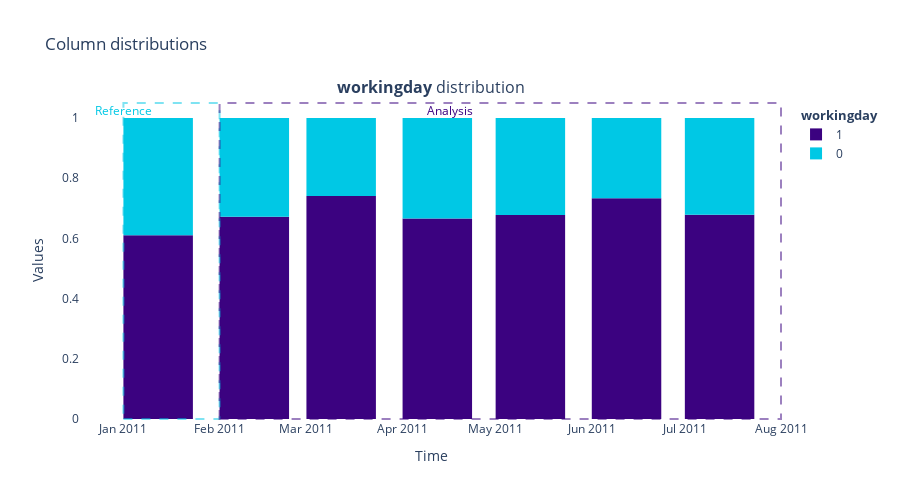

The code cell stored with this chart in its notebook:
### Markdown cell above
# Utils Function

### Code cell
from nannyml.distribution import CategoricalDistributionCalculator

categorical_dist = CategoricalDistributionCalculator(
    column_names=['workingday'],
    timestamp_column_name = 'time_stamp',
    chunk_period='M',
)
categorical_dist.fit(reference).calculate(current).filter(period='all', column_names=['workingday']).plot(kind='distribution')

### Figure 1 — Plotly figure (JSON) as saved in the notebook; plotly's stock layout.template omitted (floating-point values rounded to 4 significant figures)
{"data": [{"customdata": [["2011-01", "From <b>Jan-01-2011</b> to <b>Jan-31-2011</b>", 0.6105, 406]], "hoverlabel": {"bgcolor": "rgba(0.23137254901960785, 0.00784313725490196, 0.5019607843137255, 1)", "font": {"color": "white"}}, "hovertemplate": "Chunk %{customdata[0]}: %{customdata[1]}; (%{customdata[2]}, %{customdata[3]})", "legendgroup": "workingday", "legendgrouptitle": {"text": "<b>workingday</b>"}, "marker": {"color": "rgba(0.23137254901960785, 0.00784313725490196, 0.5019607843137255, 1)", "line": {"color": "#00c8e5", "width": 0}}, "name": "1", "offset": 0, "orientation": "v", "showlegend": true, "type": "bar", "x": ["2011-01-01T00:00:00"], "xaxis": "x", "y": [0.6105], "yaxis": "y", "yperiodalignment": "start"}, {"customdata": [["2011-01", "From <b>Jan-01-2011</b> to <b>Jan-31-2011</b>", 0.3895, 259]], "hoverlabel": {"bgcolor": "rgba(0.0, 0.7843137254901961, 0.8980392156862745, 1)", "font": {"color": "white"}}, "hovertemplate": "Chunk %{customdata[0]}: %{customdata[1]}; (%{customdata[2]}, %{customdata[3]})", "legendgroup": "workingday", "legendgrouptitle": {"text": "<b>workingday</b>"}, "marker": {"color": "rgba(0.0, 0.7843137254901961, 0.8980392156862745, 1)", "line": {"color": "#00c8e5", "width": 0}}, "name": "0", "offset": 0, "orientation": "v", "showlegend": true, "type": "bar", "x": ["2011-01-01T00:00:00"], "xaxis": "x", "y": [0.3895], "yaxis": "y", "yperiodalignment": "start"}, {"customdata": [["2011-02", "From <b>Feb-01-2011</b> to <b>Feb-28-2011</b>", 0.6718, 436], ["2011-03", "From <b>Mar-01-2011</b> to <b>Mar-31-2011</b>", 0.7411, 541], ["2011-04", "From <b>Apr-01-2011</b> to <b>Apr-30-2011</b>", 0.6662, 479], ["2011-05", "From <b>May-01-2011</b> to <b>May-31-2011</b>", 0.6774, 504], ["2011-06", "From <b>Jun-01-2011</b> to <b>Jun-30-2011</b>", 0.7333, 528], ["2011-07", "From <b>Jul-01-2011</b> to <b>Jul-31-2011</b>", 0.6786, 456]], "hoverlabel": {"bgcolor": "rgba(0.23137254901960785, 0.00784313725490196, 0.5019607843137255, 1)", "font": {"color": "white"}}, "hovertemplate": "Chunk %{customdata[0]}: %{customdata[1]}; (%{customdata[2]}, %{customdata[3]})", "legendgroup": "workingday", "marker": {"color": "rgba(0.23137254901960785, 0.00784313725490196, 0.5019607843137255, 1)", "line": {"color": "#3b0280", "width": 0}}, "name": "1", "offset": 0, "orientation": "v", "showlegend": false, "type": "bar", "x": ["2011-02-01T00:00:00", "2011-03-01T00:00:00", "2011-04-01T00:00:00", "2011-05-01T00:00:00", "2011-06-01T00:00:00", "2011-07-01T00:00:00"], "xaxis": "x", "y": [0.6718, 0.7411, 0.6662, 0.6774, 0.7333, 0.6786], "yaxis": "y", "yperiodalignment": "start"}, {"customdata": [["2011-02", "From <b>Feb-01-2011</b> to <b>Feb-28-2011</b>", 0.3282, 213], ["2011-03", "From <b>Mar-01-2011</b> to <b>Mar-31-2011</b>", 0.2589, 189], ["2011-04", "From <b>Apr-01-2011</b> to <b>Apr-30-2011</b>", 0.3338, 240], ["2011-05", "From <b>May-01-2011</b> to <b>May-31-2011</b>", 0.3226, 240], ["2011-06", "From <b>Jun-01-2011</b> to <b>Jun-30-2011</b>", 0.2667, 192], ["2011-07", "From <b>Jul-01-2011</b> to <b>Jul-31-2011</b>", 0.3214, 216]], "hoverlabel": {"bgcolor": "rgba(0.0, 0.7843137254901961, 0.8980392156862745, 1)", "font": {"color": "white"}}, "hovertemplate": "Chunk %{customdata[0]}: %{customdata[1]}; (%{customdata[2]}, %{customdata[3]})", "legendgroup": "workingday", "marker": {"color": "rgba(0.0, 0.7843137254901961, 0.8980392156862745, 1)", "line": {"color": "#3b0280", "width": 0}}, "name": "0", "offset": 0, "orientation": "v", "showlegend": false, "type": "bar", "x": ["2011-02-01T00:00:00", "2011-03-01T00:00:00", "2011-04-01T00:00:00", "2011-05-01T00:00:00", "2011-06-01T00:00:00", "2011-07-01T00:00:00"], "xaxis": "x", "y": [0.3282, 0.2589, 0.3338, 0.3226, 0.2667, 0.3214], "yaxis": "y", "yperiodalignment": "start"}], "layout": {"annotations": [{"font": {"size": 16}, "showarrow": false, "text": "<b>workingday</b> distribution", "x": 0.5, "xanchor": "center", "xref": "paper", "y": 1, "yanchor": "bottom", "yref": "paper"}, {"align": "center", "font": {"color": "#00c8e5"}, "showarrow": false, "text": "Reference", "textangle": 0, "x": "2011-01-01T00:00:00", "xref": "x", "y": 1.025, "yref": "y"}, {"align": "center", "font": {"color": "#3b0280"}, "showarrow": false, "text": "Analysis", "textangle": 0, "x": "2011-04-16T08:00:00", "xref": "x", "y": 1.025, "yref": "y"}], "barmode": "relative", "height": 500, "hoverlabel": {"bgcolor": "white", "font": {"size": 14}}, "legend": {"itemclick": false, "itemdoubleclick": false, "traceorder": "grouped"}, "paper_bgcolor": "rgba(255,255,255,1)", "plot_bgcolor": "rgba(255,255,255,1)", "shapes": [{"layer": "above", "line": {"color": "rgba(0.0, 0.7843137254901961, 0.8980392156862745, 0.5)", "dash": "dash", "width": 2}, "x0": "2011-01-01T00:00:00", "x1": "2011-01-31T23:59:59.999999999", "xref": "x", "y0": 0, "y1": 1.05, "yref": "y"}, {"layer": "above", "line": {"color": "rgba(0.23137254901960785, 0.00784313725490196, 0.5019607843137255, 0.5)", "dash": "dash", "width": 2}, "x0": "2011-02-01T00:00:00", "x1": "2011-07-31T23:59:59.999999999", "xref": "x", "y0": 0, "y1": 1.05, "yref": "y"}], "title": {"text": "Column distributions"}, "xaxis": {"anchor": "y", "domain": [0, 1], "linecolor": "#3b0280", "matches": "x", "mirror": false, "showgrid": false, "showline": false, "title": {"text": "Time"}, "zeroline": false}, "yaxis": {"anchor": "x", "domain": [0, 1], "linecolor": "#3b0280", "mirror": false, "showgrid": false, "showline": false, "title": {"text": "Values"}, "zeroline": false}}}
